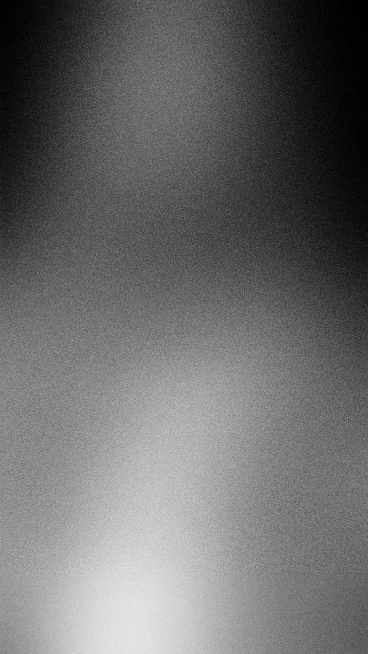
#> input picture backgrounds/carousel-bg-dark-grain.jpg, 736 x 1308 px (shown at 1/2 size)
$ python make_carousel_silnee.py
#> lines starting #> are read from the running program, lines starting #| are printed output that depends on the picture
import os, sys, math
from PIL import Image, ImageDraw, ImageFilter, ImageFont
HERE = os.path.dirname(os.path.abspath(__file__)); A = HERE + "/assets_free/"; G = HERE + "/assets_gemini/"
OUT = "/Users/dmitry/Desktop/Онлайн Продукты/Контент и сценарии/Карусель — Ты сильнее всех в нише (новый стиль)/"
os.makedirs(OUT, exist_ok=True)
FD = os.path.expanduser("~/.claude/skills/visual-design/assets/fonts")
Y = (235, 224, 78); GRN = (96, 136, 255); WH = (245, 243, 238); BK = (20, 20, 18); GR = (150, 150, 146); DK = (60, 60, 58)
W, H = 1080, 1350; M = 100; TOP = 170          # безопасная зона: поля 100, сверху 170, снизу до ~1180, в углах ничего
BEB = lambda s: ImageFont.truetype("/Users/dmitry/Library/Fonts/ofont.ru_Bebas Neue.ttf", s, layout_engine=ImageFont.Layout.BASIC)
MB = lambda s: ImageFont.truetype(FD + "/Montserrat-Bold.ttf", s)
MR = lambda s: ImageFont.truetype(FD + "/Montserrat-Regular.ttf", s)
MS = lambda s: ImageFont.truetype(HERE + "/fonts/MarckScript-Regular.ttf", s)

def new_slide():
    bg = Image.open(HERE + "/backgrounds/carousel-bg-dark-grain.jpg").convert("RGB")
#> bg is the input picture: PIL image 736x1308 RGB; mean R, G, B 106.9, 107.2, 107
    w, h = bg.size; m = min(w, h); bg = bg.crop((0, 0, m, int(m * 1.25))).resize((W, H))
#> after `w, h = bg.size`: w = 736; h = 1308
#> after `m = min(w, h)`: m = 736
#> after `bg = bg.crop((0, 0, m, int(m * 1.25))).resize((W, H))`:
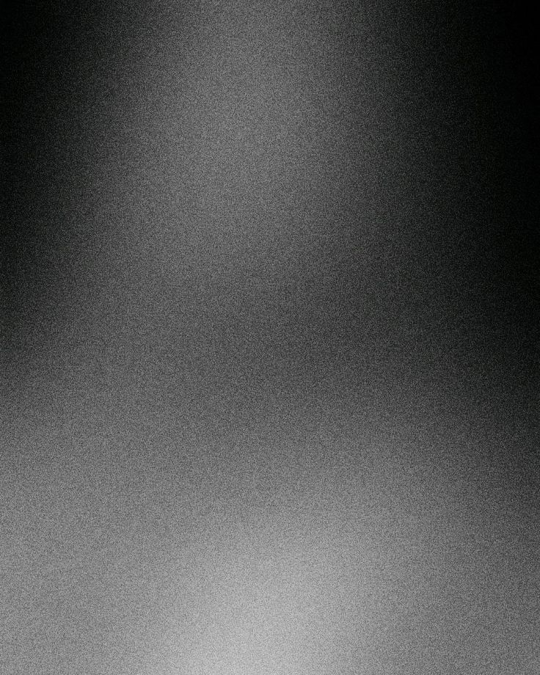
#> bg: PIL image 1080x1350 RGB (shown at 1/2 size); mean R, G, B 84.1, 84.6, 84.3
    im = Image.alpha_composite(bg.convert("RGBA"), Image.new("RGBA", (W, H), (0, 0, 0, 70))).convert("RGB")
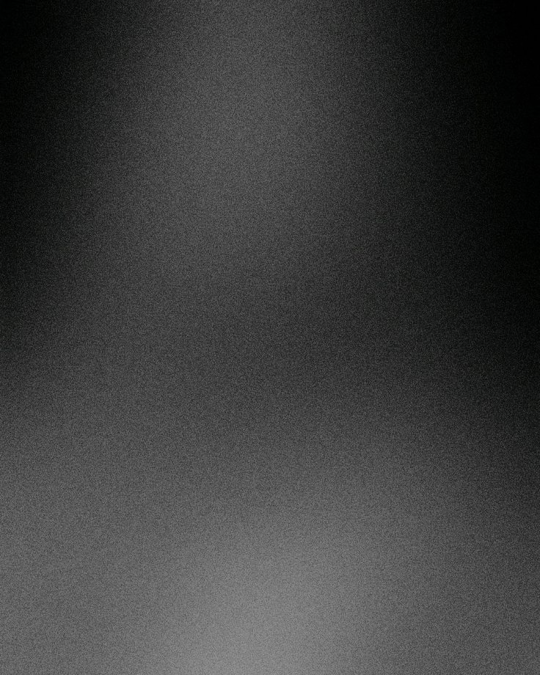
#> im: PIL image 1080x1350 RGB (shown at 1/2 size); mean R, G, B 61, 61.4, 61.2
    return im, ImageDraw.Draw(im)

def wrap(d, text, font, maxw):
    out, line = [], ""
    for wd in text.split():
        c = (line + " " + wd).strip()
        if d.textlength(c, font=font) <= maxw: line = c
        else: out.append(line); line = wd
    out.append(line); return out

def headline(d, lines, y, size, x=M):
    """lines: [(текст, подсветить_жёлтым)] — узкий жирный шрифт, ключевая фраза на жёлтой плашке"""
    for t, hl in lines:
        f = BEB(size)
        if hl:
            y += 14
            bb = d.textbbox((x, y), t, font=f); pad = 16
            d.rectangle([bb[0] - pad, bb[1] - pad, bb[2] + pad, bb[3] + pad], fill=Y); d.text((x, y), t, font=f, fill=BK)
            y = bb[3] + pad + 14
        else:
            d.text((x, y), t, font=f, fill=WH); y += int(size * 1.03)
    return y

def rounded(im, box, fill, radius=30, outline=None, width=0, shadow=True):
    x0, y0, x1, y1 = box
    if shadow:
        sh = Image.new("RGBA", (x1 - x0 + 120, y1 - y0 + 120), (0, 0, 0, 0)); ImageDraw.Draw(sh).rounded_rectangle([60, 74, 60 + x1 - x0, 74 + y1 - y0], radius=radius, fill=(0, 0, 0, 190))
        sh = sh.filter(ImageFilter.GaussianBlur(22)); im.paste(sh, (x0 - 60, y0 - 46), sh)
    d = ImageDraw.Draw(im); d.rounded_rectangle(box, radius=radius, fill=fill, outline=outline, width=width)

def icon(im, name, cx, cy, size, tint=None):
    ic = Image.open(A + name + ".png").convert("RGBA").resize((size, size), Image.LANCZOS)
    if tint: ic = Image.merge("RGBA", (*Image.new("RGB", ic.size, tint).split(), ic.split()[3]))
    im.paste(ic, (cx - size // 2, cy - size // 2), ic)

# [9 lines left out: functions badge, hand_arrow, not called in this run]

def note(d, x, y, text, size=48, color=Y, anchor="lm"):
    d.text((x, y), text, font=MS(size), fill=color, anchor=anchor)


# [14 lines left out: functions bubble, takeaway, not called in this run]

def para(d, y, text, size=36, x=M, w=W - 2 * M, col=(226, 224, 220)):
    for l in wrap(d, text, MR(size), w): d.text((x, y), l, font=MR(size), fill=col); y += int(size * 1.42)
    return y

def save(im, n): im.save(OUT + f"слайд_{n}.png"); print("слайд", n)


# [4 lines left out: function hfit, not called in this run]


# ============ общие детали слайдов 2–9 ============
def hfit(d, lines, y, size):
#> called with y = 170, size = 90
    mx = max(d.textlength(l[0], font=BEB(size)) for l in lines)
    while mx > W - 2 * M - 40 and size > 60: size -= 2; mx = max(d.textlength(l[0], font=BEB(size)) for l in lines)
    return headline(d, lines, y, size)

def top_block(lines, text, psize=35):
    im, d = new_slide(); y = hfit(d, lines, TOP, 90); y = para(d, y + 8, text, psize); return im, d, y
#> after `y = hfit(d, lines, TOP, 90)`: y = 340
#> after `y = para(d, y + 8, text, psize)`: y = 544

def phone(im, x, y, w, h):
    rounded(im, (x, y, x + w, y + h), (26, 26, 28), radius=46, outline=(120, 120, 118), width=4)
    d = ImageDraw.Draw(im); d.rounded_rectangle([x + w // 2 - 46, y + 14, x + w // 2 + 46, y + 30], radius=8, fill=(60, 60, 60))
    return (x + 16, y + 44, x + w - 16, y + h - 20)

# [16 lines left out: functions blurred_text, bio_card, not called in this run]

# ---------------- 2. клиент листает ленту ----------------
im, d, y = top_block([("ТЫ ПРОФИ В СВОЁМ ДЕЛЕ.", 0), ("НО КЛИЕНТЫ НЕ ДОХОДЯТ.", 1)],
    "Клиенты в восторге, но только когда уже заплатили. А до кассы добираются немногие: пока ты выдаёшь результат в тишине, новые люди не понимают, как с тобой работать.")
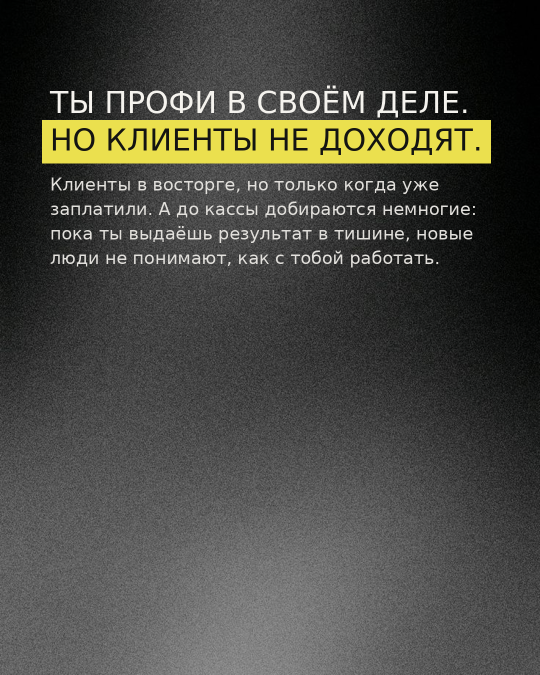
#> im: PIL image 1080x1350 RGB (shown at 1/2 size); mean R, G, B 73.4, 73.2, 66.2
#> y = 544
y0 = y + 26; sc = phone(im, M, y0, 330, 470); d = ImageDraw.Draw(im)
#> after `y0 = y + 26`: y0 = 570
#> in rounded, `sh = Image.new('RGBA', (x1 - x0 + 120, y1 - y0 + 120), (0, 0, 0, 0))`: sh: PIL image 450x590 RGBA; every value is 0
#> in rounded, `ImageDraw.Draw(sh).rounded_rectangle([60, 74, 60 + x1 - x0, 74 + y1 - `:
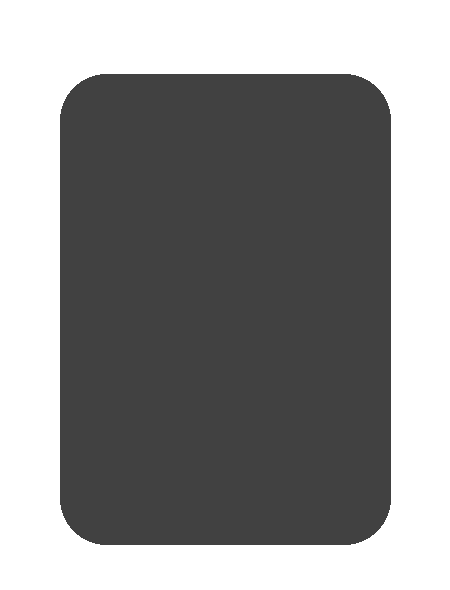
#> sh: PIL image 450x590 RGBA; mean R, G, B, A 0, 0, 0, 110.2; transparent parts drawn white
#> in rounded, `sh = sh.filter(ImageFilter.GaussianBlur(22))`:
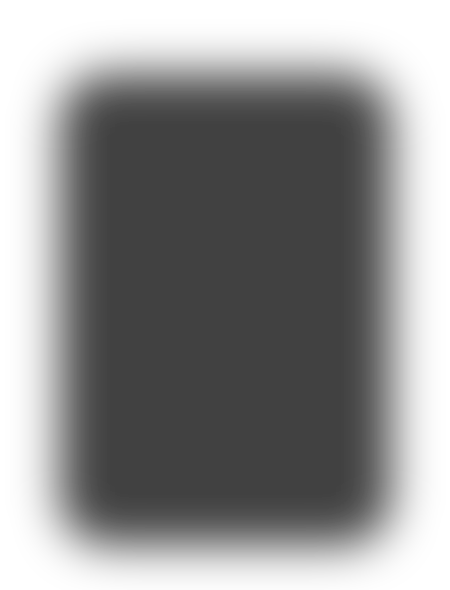
#> sh: PIL image 450x590 RGBA; mean R, G, B, A 0, 0, 0, 110.2; transparent parts drawn white
#> in rounded, `im.paste(sh, (x0 - 60, y0 - 46), sh)`:
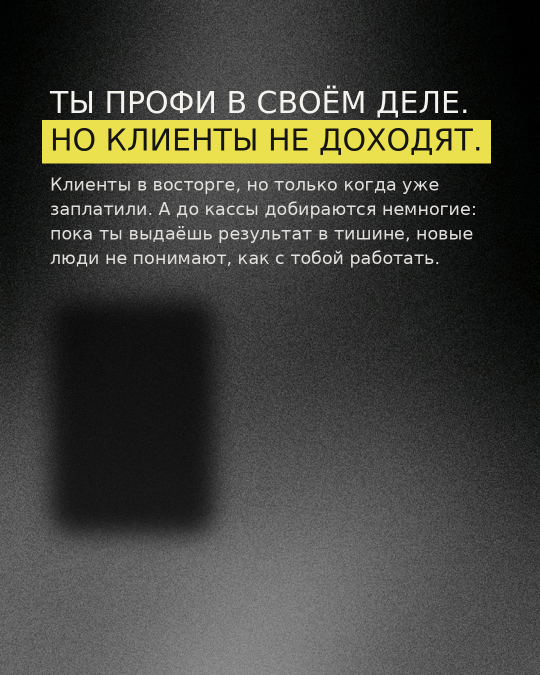
#> im: PIL image 1080x1350 RGB (shown at 1/2 size); mean R, G, B 67.5, 67.3, 60.3
#> after `sc = phone(im, M, y0, 330, 470)`: sc = (116, 614, 414, 1020)
d.rectangle(sc, fill=(240, 239, 235)); sx, sy = sc[0], sc[1]
#> after `sx, sy = (sc[0], sc[1])`: sx = 116; sy = 614
d.ellipse([sx + 100, sy + 20, sx + 194, sy + 114], fill=(200, 198, 192)); icon(im, "lucide_user", sx + 147, sy + 67, 52, DK)
#> (the run stopped early here; a loop or call above may not have finished)
